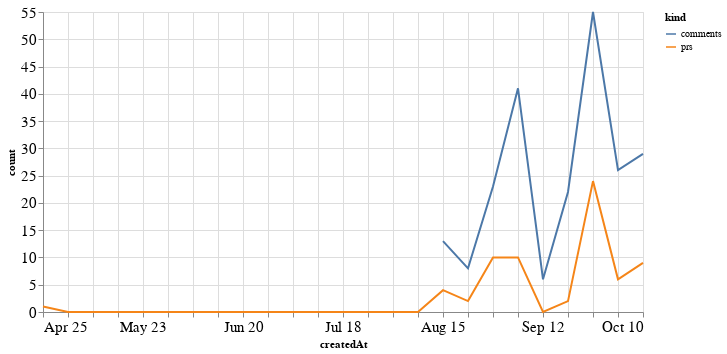

Notebook code cell kept with this figure:
### Code cell
alt.Chart(total_time, width=600).mark_line().encode(
    x='createdAt',
    y='count',
    color='kind'
)

### Figure 1 — Vega-Lite specification as saved in the notebook (floating-point values rounded to 4 significant figures)
{"config": {"axisLeft": {"labelFontSize": 15}, "axisBottom": {"labelFontSize": 15}}, "data": {"name": "data-013cde37a9a5a8d634c4cc8b2f99279d"}, "mark": "line", "encoding": {"color": {"type": "nominal", "field": "kind"}, "x": {"type": "temporal", "field": "createdAt"}, "y": {"type": "quantitative", "field": "count"}}, "width": 600, "$schema": "https://vega.github.io/schema/vega-lite/v4.8.1.json", "datasets": {"data-013cde37a9a5a8d634c4cc8b2f99279d": [{"createdAt": "2021-04-25T00:00:00", "kind": "prs", "count": 1.0}, {"createdAt": "2021-05-02T00:00:00", "kind": "prs", "count": 0.0}, {"createdAt": "2021-05-09T00:00:00", "kind": "prs", "count": 0.0}, {"createdAt": "2021-05-16T00:00:00", "kind": "prs", "count": 0.0}, {"createdAt": "2021-05-23T00:00:00", "kind": "prs", "count": 0.0}, {"createdAt": "2021-05-30T00:00:00", "kind": "prs", "count": 0.0}, {"createdAt": "2021-06-06T00:00:00", "kind": "prs", "count": 0.0}, {"createdAt": "2021-06-13T00:00:00", "kind": "prs", "count": 0.0}, {"createdAt": "2021-06-20T00:00:00", "kind": "prs", "count": 0.0}, {"createdAt": "2021-06-27T00:00:00", "kind": "prs", "count": 0.0}, {"createdAt": "2021-07-04T00:00:00", "kind": "prs", "count": 0.0}, {"createdAt": "2021-07-11T00:00:00", "kind": "prs", "count": 0.0}, {"createdAt": "2021-07-18T00:00:00", "kind": "prs", "count": 0.0}, {"createdAt": "2021-07-25T00:00:00", "kind": "prs", "count": 0.0}, {"createdAt": "2021-08-01T00:00:00", "kind": "prs", "count": 0.0}, {"createdAt": "2021-08-08T00:00:00", "kind": "prs", "count": 0.0}, {"createdAt": "2021-08-15T00:00:00", "kind": "prs", "count": 4.0}, {"createdAt": "2021-08-22T00:00:00", "kind": "prs", "count": 2.0}, {"createdAt": "2021-08-29T00:00:00", "kind": "prs", "count": 10.0}, {"createdAt": "2021-09-05T00:00:00", "kind": "prs", "count": 10.0}, {"createdAt": "2021-09-12T00:00:00", "kind": "prs", "count": 0.0}, {"createdAt": "2021-09-19T00:00:00", "kind": "prs", "count": 2.0}, {"createdAt": "2021-09-26T00:00:00", "kind": "prs", "count": 24.0}, {"createdAt": "2021-10-03T00:00:00", "kind": "prs", "count": 6.0}, {"createdAt": "2021-10-10T00:00:00", "kind": "prs", "count": 9.0}, {"createdAt": "2021-04-25T00:00:00", "kind": "comments", "count": null}, {"createdAt": "2021-05-02T00:00:00", "kind": "comments", "count": null}, {"createdAt": "2021-05-09T00:00:00", "kind": "comments", "count": null}, {"createdAt": "2021-05-16T00:00:00", "kind": "comments", "count": null}, {"createdAt": "2021-05-23T00:00:00", "kind": "comments", "count": null}, {"createdAt": "2021-05-30T00:00:00", "kind": "comments", "count": null}, {"createdAt": "2021-06-06T00:00:00", "kind": "comments", "count": null}, {"createdAt": "2021-06-13T00:00:00", "kind": "comments", "count": null}, {"createdAt": "2021-06-20T00:00:00", "kind": "comments", "count": null}, {"createdAt": "2021-06-27T00:00:00", "kind": "comments", "count": null}, {"createdAt": "2021-07-04T00:00:00", "kind": "comments", "count": null}, {"createdAt": "2021-07-11T00:00:00", "kind": "comments", "count": null}, {"createdAt": "2021-07-18T00:00:00", "kind": "comments", "count": null}, {"createdAt": "2021-07-25T00:00:00", "kind": "comments", "count": null}, {"createdAt": "2021-08-01T00:00:00", "kind": "comments", "count": null}, {"createdAt": "2021-08-08T00:00:00", "kind": "comments", "count": null}, {"createdAt": "2021-08-15T00:00:00", "kind": "comments", "count": 13.0}, {"createdAt": "2021-08-22T00:00:00", "kind": "comments", "count": 8.0}, {"createdAt": "2021-08-29T00:00:00", "kind": "comments", "count": 23.0}, {"createdAt": "2021-09-05T00:00:00", "kind": "comments", "count": 41.0}, {"createdAt": "2021-09-12T00:00:00", "kind": "comments", "count": 6.0}, {"createdAt": "2021-09-19T00:00:00", "kind": "comments", "count": 22.0}, {"createdAt": "2021-09-26T00:00:00", "kind": "comments", "count": 55.0}, {"createdAt": "2021-10-03T00:00:00", "kind": "comments", "count": 26.0}, {"createdAt": "2021-10-10T00:00:00", "kind": "comments", "count": 29.0}]}}
